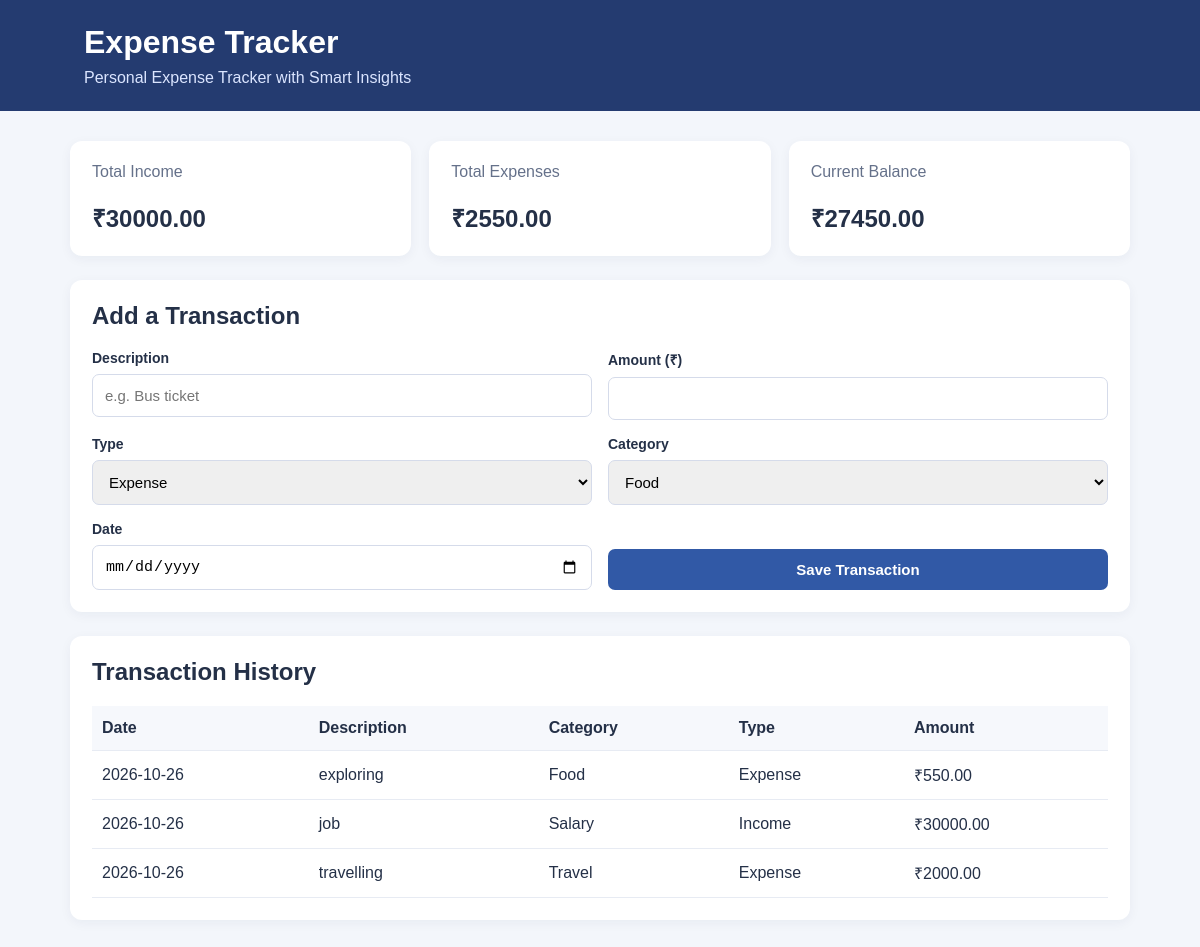
The page / on the database its author committed.
### tables this page shows
CREATE TABLE transactions (
                id INTEGER PRIMARY KEY AUTOINCREMENT,
                title TEXT NOT NULL,
                amount REAL NOT NULL,
                kind TEXT NOT NULL,
                category TEXT NOT NULL,
                date TEXT NOT NULL
            );

### app.py (the view, shortened to what this page needs)
@app.route("/", methods=["GET", "POST"])
def index():
    with get_db() as connection:
        transactions = connection.execute(
            "SELECT * FROM transactions ORDER BY date DESC, id DESC"
        ).fetchall()
    income = sum(t["amount"] for t in transactions if t["kind"] == "Income")
    expenses = sum(t["amount"] for t in transactions if t["kind"] == "Expense")
    return render_template(
        "index.html",
        transactions=transactions,
        income=income,
        expenses=expenses,
        balance=income - expenses
    )

### app.py (called while the page is built)
def get_db():
    connection = sqlite3.connect(DB_PATH)
    connection.row_factory = sqlite3.Row
    return connection

### templates/index.html (shortened to what this page needs)
<!DOCTYPE html>
<html lang="en">
<head>
    <link rel="stylesheet" href="{{ url_for('static', filename='style.css') }}">
</head>
<body>
    <header class="topbar">
        <div>
            <h1>Expense Tracker</h1>
            <p>Personal Expense Tracker with Smart Insights</p>
        </div>
    </header>
    <main class="container">
        <section class="summary">
            <div class="card">
                <p>Total Income</p>
                <h2>₹{{ "%.2f"|format(income) }}</h2>
            </div>
            <div class="card">
                <p>Total Expenses</p>
                <h2>₹{{ "%.2f"|format(expenses) }}</h2>
            </div>
            <div class="card">
                <p>Current Balance</p>
                <h2>₹{{ "%.2f"|format(balance) }}</h2>
            </div>
        </section>
        <section class="panel">
            <h2>Add a Transaction</h2>
            <form method="POST" class="expense-form">
                <label>
                    Description
                    <input type="text" name="title" placeholder="e.g. Bus ticket" required>
                </label>
                <label>
                    Amount (₹)
                    <input type="number" name="amount" min="0.01" step="0.01" required>
                </label>
                <label>
                    Type
                    <select name="kind" required>
                        <option value="Expense">Expense</option>
                    </select>
                </label>
                <label>
                    Category
                    <select name="category" required>
                        <option>Food</option>
                    </select>
                </label>
                <label>
                    Date
                    <input type="date" name="date" required>
                </label>
                <button type="submit">Save Transaction</button>
            </form>
        </section>
        <section class="panel">
            <h2>Transaction History</h2>
            {% if transactions %}
            <div class="table-wrap">
                <table>
                    <thead>
                        <tr>
                            <th>Date</th>
                            <th>Description</th>
                            <th>Category</th>
                            <th>Type</th>
                            <th>Amount</th>
                        </tr>
                    </thead>
                    <tbody>
                        {% for item in transactions %}
                        <tr>
                            <td>{{ item["date"] }}</td>
                            <td>{{ item["title"] }}</td>
                            <td>{{ item["category"] }}</td>
                            <td>{{ item["kind"] }}</td>
                            <td>₹{{ "%.2f"|format(item["amount"]) }}</td>
                        </tr>
                        {% endfor %}
                    </tbody>
                </table>
            </div>
            {% else %}
            <p class="empty">No transactions yet. Add your first transaction above.</p>
            {% endif %}
        </section>
    </main>
</body>
</html>

### static/style.css (style rules this page uses)
* { box-sizing: border-box; }
body { margin: 0; font-family: Arial, sans-serif; background: #f3f6fb; color: #243047; }
.topbar { background: #243b70; color: white; padding: 24px 7%; }
.topbar h1 { margin: 0 0 8px; }
.topbar p { margin: 0; color: #dbe5ff; }
.container { max-width: 1100px; margin: 30px auto; padding: 0 20px; }
.summary { display: grid; grid-template-columns: repeat(3, 1fr); gap: 18px; margin-bottom: 24px; }
.card, .panel { background: white; padding: 22px; border-radius: 12px; box-shadow: 0 3px 12px #1725540d; }
.card p { color: #65718a; margin-top: 0; }
.card h2 { margin-bottom: 0; overflow-wrap: anywhere; }
.panel { margin-bottom: 24px; }
.panel h2 { margin-top: 0; }
.expense-form { display: grid; grid-template-columns: repeat(2, minmax(0, 1fr)); gap: 16px; }
label { display: flex; flex-direction: column; gap: 8px; font-size: 14px; font-weight: bold; }
input, select, button { width: 100%; padding: 12px; border: 1px solid #d5dbea; border-radius: 7px; font-size: 15px; }
button { background: #3159a6; color: white; border: none; cursor: pointer; font-weight: bold; align-self: end; }
.table-wrap { overflow-x: auto; }
table { width: 100%; border-collapse: collapse; min-width: 550px; }
th, td { text-align: left; padding: 13px 10px; border-bottom: 1px solid #e7ebf3; }
th { background: #f6f8fc; }

### rows shown on the page
transactions: date "2026-10-26", title "exploring", category "Food", kind "Expense", amount "550.00"
transactions: date "2026-10-26", title "job", category "Salary", kind "Income", amount "30000.00"
transactions: date "2026-10-26", title "travelling", category "Travel", kind "Expense", amount "2000.00"

### other values the page prints
{{ "%.2f"|format(income) }} "30000.00"
{{ "%.2f"|format(expenses) }} "2550.00"
{{ "%.2f"|format(balance) }} "27450.00"
